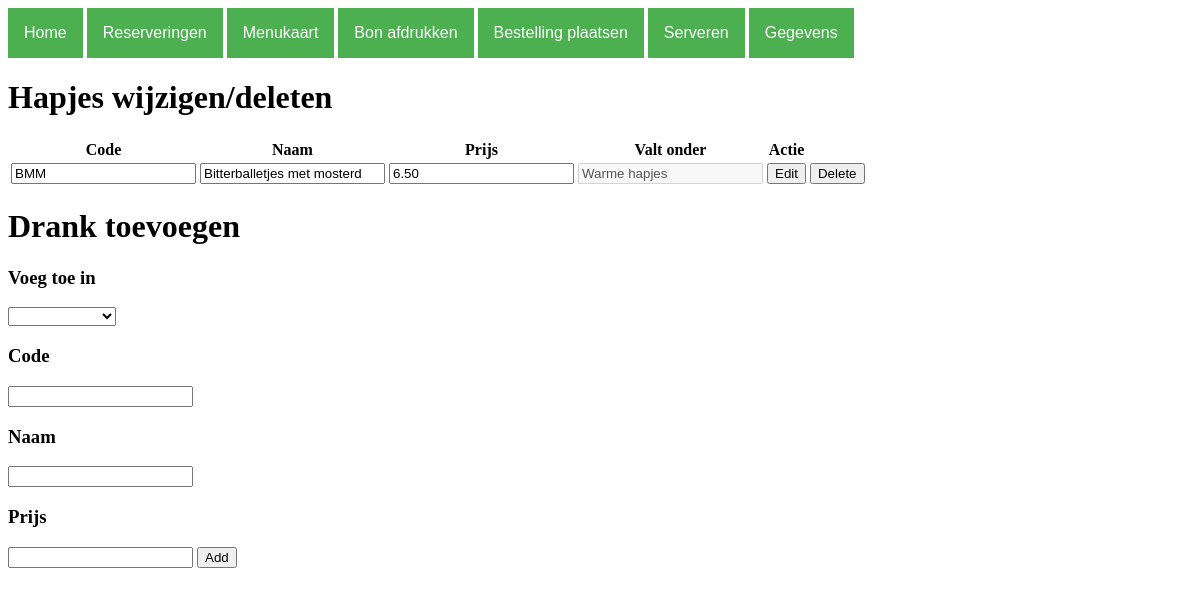
Screenshot of /eten.php with the database file from the repository.
### tables this page shows
CREATE TABLE menuitems (
	ID INT(11) NOT NULL AUTO_INCREMENT UNIQUE,
	Code VARCHAR(4) UNIQUE,
	Naam VARCHAR(30),
	Gerechtsoort_ID INT(11) NOT NULL,
	Prijs DECIMAL(5,2) NOT NULL,
	 
	FOREIGN KEY (Gerechtsoort_ID) REFERENCES gerechtsoorten(ID)
);

CREATE TABLE gerechtsoorten (
	ID INT(11) NOT NULL AUTO_INCREMENT UNIQUE,
	Code VARCHAR(3) UNIQUE,
	Naam VARCHAR(20),
	Gerechtcategorie_ID INT(11) NOT NULL,
	 
	PRIMARY KEY (ID),
	FOREIGN KEY (Gerechtcategorie_ID) REFERENCES gerechtcategorien(ID)
);

### database.php (called while the page is built, shortened)
<?php
class database{
    private $db;
    function __construct(){
        $this->db_server = 'localhost';
        $this->db_username = 'root';
        $this->db_password = '';
        $this->db_name = 'examen';
        $dsn = "mysql:host=$this->db_server;dbname=$this->db_name;charset=utf8mb4";
        $options = [
            PDO::ATTR_ERRMODE            => PDO::ERRMODE_EXCEPTION,
            PDO::ATTR_DEFAULT_FETCH_MODE => PDO::FETCH_ASSOC,
            PDO::ATTR_EMULATE_PREPARES   => false,
        ];
        try {
             $this->db = new PDO($dsn, $this->db_username, $this->db_password, $options);
        } catch (\PDOException $e) {
             throw new \PDOException($e->getMessage(), (int)$e->getCode());
        }
    }
	public function select($statement, $named_placeholder){
        $statement = $this->db->prepare($statement);
        $statement->execute($named_placeholder);
        $result = $statement->fetchAll(PDO::FETCH_ASSOC);
        return $result;
    }
}
?>

### eten.php (the view, shortened to what this page needs)
<?php
include 'database.php';
$db = new database();
$drinken = $db->select(" SELECT menuitems.ID, menuitems.Code, menuitems.Naam, menuitems.Prijs ,gerechtsoorten.ID AS soort_ID ,gerechtcategorien.Naam AS soort, gerechtsoorten.Naam AS soort_naam FROM menuitems
INNER JOIN gerechtsoorten ON menuitems.Gerechtsoort_ID = gerechtsoorten.ID
INNER JOIN gerechtcategorien ON gerechtsoorten.Gerechtcategorie_ID = gerechtcategorien.ID
WHERE Gerechtcategorie_ID = 2",[]);
$row_data = array_values($drinken);
$soorten = $db->select("SELECT * FROM gerechtsoorten WHERE Gerechtcategorie_ID = 2",[]);
$row_data_soorten = array_values($soorten);
?>
<!DOCTYPE html>
<html>
<head>
	<link rel="stylesheet" type="text/css" href="style.css">
</head>
<body>
	<?php include 'navigatie.php'; ?>
	<table>
		<thead>
			<tr>
				<th>Code</th>
				<th>Naam</th>
				<th>Prijs</th>
				<th>Valt onder</th>
				<th>Actie</th>
			</tr>
		</thead>
		<tbody><h1>Hapjes wijzigen/deleten</h1>
			<?php foreach ($row_data AS $data) { ?>
				<form method="post">
					<tr>
						<td><input type="text" maxlength="3" name="code" value="<?php echo $data["Code"] ?>"></td>
						<td><input type="text" name="naam" value="<?php echo $data["Naam"] ?>"></td>
						<td><input type="number" min="1" step=".01" name="prijs" value="<?php echo $data["Prijs"] ?>"></td>
						<td><input disabled type="text" name="gerechtsoort" value="<?php echo $data["soort_naam"] ?>"></td>
						<td><button type="sumbit" name="edit" onclick="return confirm('Are you sure you want to edit this item?');">Edit</button></td>
						<td><button type="sumbit" name="delete" onclick="return confirm('Are you sure you want to delete this item?');">Delete</button></td>
					</tr>
				</form>
			<?php } ?>
		</tbody>
	</table>
	<form method="post">
		<h1>Drank toevoegen</h1>
		<h3>Voeg toe in</h3>
	    <select name="soort_id">
	      <option></option>
	      <?php foreach($row_data_soorten AS $data_soorten) {?>
	        <option value="<?php echo $data_soorten["ID"]?>"><?php echo $data_soorten["Naam"] ?></option>
	      <?php } ?>
	    </select>
		<h3>Code</h3>
		<input type="text" maxlength="3" name="code">
		<h3>Naam</h3>
		<input type="text" name="naam">
		<h3>Prijs</h3>
		<input type="number" min="1" step=".01" name="prijs">
		<button type="sumbit" name="add">Add</button>
	</form>
</body>
</html>

### rows the page displays
menuitems: code "BMM", naam "Bitterballetjes met mosterd", prijs "6.50", gerechtsoort "Warme hapjes"
